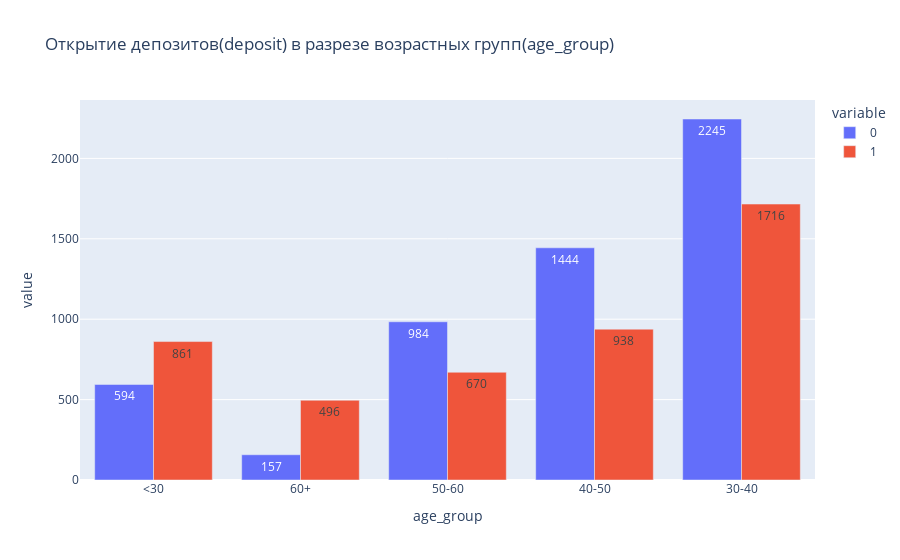

The cell this chart's notebook holds for it:
### Code cell
fig = px.bar(df.pivot_table(
    values='day',
    index='age_group',    
    columns='deposit',
    aggfunc='count',
    fill_value=0
).sort_index(ascending=False).reset_index(), x='age_group', y=[0,1],
             orientation='v',
             text_auto=True,
             barmode='group',
             title='Открытие депозитов(deposit) в разрезе возрастных групп(age_group)')
fig.show()

### Figure 1 — Plotly figure (JSON) as saved in the notebook; plotly's stock layout.template omitted (floating-point values rounded to 4 significant figures)
{"data": [{"alignmentgroup": "True", "hovertemplate": "variable=0<br>age_group=%{x}<br>value=%{y}<extra></extra>", "legendgroup": "0", "marker": {"color": "#636efa", "pattern": {"shape": ""}}, "name": "0", "offsetgroup": "0", "orientation": "v", "showlegend": true, "textposition": "auto", "texttemplate": "%{y}", "type": "bar", "x": ["<30", "60+", "50-60", "40-50", "30-40"], "xaxis": "x", "y": [594, 157, 984, 1444, 2245], "yaxis": "y"}, {"alignmentgroup": "True", "hovertemplate": "variable=1<br>age_group=%{x}<br>value=%{y}<extra></extra>", "legendgroup": "1", "marker": {"color": "#EF553B", "pattern": {"shape": ""}}, "name": "1", "offsetgroup": "1", "orientation": "v", "showlegend": true, "textposition": "auto", "texttemplate": "%{y}", "type": "bar", "x": ["<30", "60+", "50-60", "40-50", "30-40"], "xaxis": "x", "y": [861, 496, 670, 938, 1716], "yaxis": "y"}], "layout": {"barmode": "group", "legend": {"title": {"text": "variable"}, "tracegroupgap": 0}, "title": {"text": "Открытие депозитов(deposit) в разрезе возрастных групп(age_group)"}, "xaxis": {"anchor": "y", "domain": [0, 1], "title": {"text": "age_group"}}, "yaxis": {"anchor": "x", "domain": [0, 1], "title": {"text": "value"}}}}
